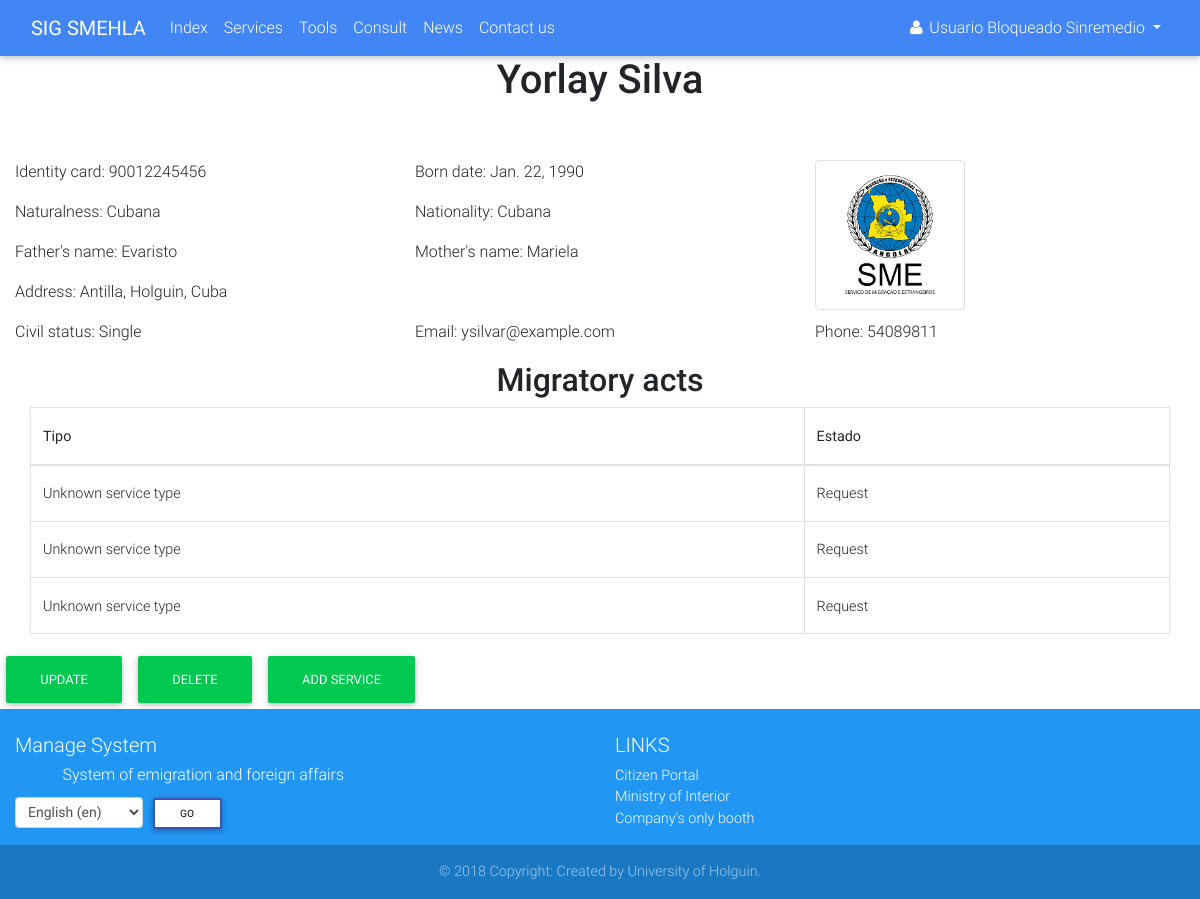
/client/5/detail/ (signed in), run on the app's committed database.
### accounts/models.py (models this page shows, shortened)
class Profile(AbstractUser):
    OCCUPATION_TYPE = (
        ('FAC', _('Functionary of Attention to Customer')),
        ('BAC', _('Boss of Attention to Customer')),
        ('BDAC', _('Boss of Departament of Attention to Customer')),
        ('DIR', _('Director')),
        ('ADMIN', _('Administrator')),
    )
    born_date = models.DateField(_('Born date'), blank=True, null=True, validators=[validate_born_date])
    occupation = models.CharField(_('Occupation'), max_length=5, choices=OCCUPATION_TYPE, default='FAC')
    REQUIRED_FIELDS = ['email', 'born_date']
    class Meta:
        verbose_name = _('Profile')
        verbose_name_plural = _('Profiles')
    def __str__(self):
        if self.first_name and self.last_name:
            return self.get_full_name()
        else:
            return self.username

### services/models.py (models this page shows, shortened)
class Client(models.Model):
    CIVIL_STATUS = (
        ('S', _('Single')),
        ('E', _('Engaged')),
        ('M', _('Married')),
        ('W', _('Widower')),
    )
    def upload_file(self, filename):
        ext = filename.split('.')[-1]
        return 'clients/{}.{}'.format(self.ci, ext)
    def upload_image(self, filename):
        ext = filename.split('.')[-1]
        return 'clients/picture/{}.{}'.format(self.first_name, ext)
    ci = models.CharField(_('Identity card'), max_length=13, unique=True)
    picture = models.ImageField(_('Picture'), upload_to=upload_image, null=True, blank=True)
    first_name = models.CharField(_('First name'), max_length=30)
    last_name = models.CharField(_('Last name'), max_length=150)
    born_date = models.DateField(_('Born date'), validators=[validators.validate_born_date])
    civil_status = models.CharField(_('Civil status'), choices=CIVIL_STATUS, max_length=1)
    naturalness = models.CharField(_("Naturalness"), max_length=30)
    nationality = models.CharField(_('Nationality'), max_length=30)
    father = models.CharField(_('Father name'), max_length=200)
    mother = models.CharField(_('Mother name'), max_length=200)
    address = models.TextField(_('Address'))
    email = models.EmailField(_('Email'))
    phone = models.PositiveIntegerField(_('Phone number'))
    data_attachment = models.FileField(_('Data attachment'), upload_to=upload_file, null=True, blank=True)
    def get_full_name(self):
        full_name = '%s %s' % (self.first_name, self.last_name)
        return full_name.strip()
    class Meta:
        verbose_name = _('Client')
        verbose_name_plural = _('Clients')

class Service(models.Model):
    SERVICE_STATUS = (
        ('1', _('Request')),
        ('2', _('Invoicing')),
        ('3', _('Revision')),
        ('4', _('Authenticating')),
        ('5', _('Deliver')),
    )
    SERVICE_TYPE = {
        'None': _('Unknown service type'),
        'visa': _('Visa'),
        'passport': _('Passport'),
    }
    client = models.ForeignKey(verbose_name=_('Client'), to=Client, on_delete=models.CASCADE)
    status = models.CharField(_('Status'), max_length=1, choices=SERVICE_STATUS, default='1')
    service_type = None
    def get_service_type(self):
        if self.service_type:
            return self.SERVICE_TYPE[self.service_type]
        else:
            return self.SERVICE_TYPE['None']

### services/views.py (the view)
# urls.py: path('client/<int:pk>/detail/', views.ClientDetailView.as_view(), name='client_detail'),
class ClientDetailView(mixins.LoginRequiredMixin, generic.DetailView):
    model = models.Client

### services/templates/services/client_detail.html (shortened to what this page needs)
{% extends 'navbar.html' %}
{% load i18n %}
{% load static %}
{% block main %}
    <div class="container-fluid">
        <div class="row">
            <div class="col-lg-12 mb-5">
                <h1 class="h1 text-center">{{ client.get_full_name }}</h1>
            </div>
        </div>
        <div class="row">
            <div class="col-lg-8">
                <div class="row">
                    <div class="col-lg-6">
                        <p>{% trans 'Identity card' %}: {{ client.ci }}</p>
                    </div>
                    <div class="col-lg-6">
                        <p>{% trans 'Born date' %}: {{ client.born_date }}</p>
                    </div>
                </div>
                <div class="row">
                    <div class="col-lg-6">
                        <p>{% trans 'Naturalness' %}: {{ client.naturalness }}</p>
                    </div>
                    <div class="col-lg-6">
                        <p>{% trans 'Nationality' %}: {{ client.nationality }}</p>
                    </div>
                </div>
                <div class="row">
                    <div class="col-lg-6">
                        <p>{% trans "Father's name" %}: {{ client.father }}</p>
                    </div>
                    <div class="col-lg-6">
                        <p>{% trans "Mother's name" %}: {{ client.mother }}</p>
                    </div>
                </div>
                <div class="row">
                    <div class="col-lg-12">
                        <p>{% trans 'Address' %}: {{ client.address }}</p>
                    </div>
                </div>
            </div>
            <div class="col-lg-4">
                {% if client.picture %}
                    <img src="{{ client.picture.url }}" alt="{{ client.first_name }}" width="150em" height="150em"
                         class="img-thumbnail">
                {% else %}
                    <img src="{% static 'accounts/img/favicon.png' %}" alt="{{ client.first_name }}" width="150em"
                         height="150em" class="img-thumbnail right">
                {% endif %}
            </div>
        </div>
        <div class="row">
            <div class="col-lg-4">
                <p>{% trans 'Civil status' %}: {{ client.get_civil_status_display }}</p>
            </div>
            <div class="col-lg-4">
                <p>{% trans 'Email' %}: {{ client.email }}</p>
            </div>
            <div class="col-lg-4">
                <p>{% trans 'Phone' %}: {{ client.phone }}</p>
            </div>
        </div>
        <div class="row">
            <div class="col-lg-12">
            </div>
        </div>
        <div class="row">
            <div class="col-12">
                <h2 class="h2 text-center">{% trans 'Migratory acts' %}</h2>
            </div>
        </div>
        <div class="container">
            <div class="row">
                <table class="table table-bordered table-hover">
                    <thead>
                    <tr>
                        <th>Tipo</th>
                        <th>Estado</th>
                    </tr>
                    </thead>
                    <tbody>
                    {% for service in client.service_set.all %}
                        <tr>
                            <td>{{ service.get_service_type }}</td>
                            <td>{{ service.get_status_display }}</td>
                        </tr>
                    {% empty %}
                        <tr>
                            <td colspan="2"
                                class="text-muted text-center">{% trans 'No requested services found' %}</td>
                        </tr>
                    {% endfor %}
                    </tbody>
                </table>
            </div>
        </div>
        <div class="row">
            <div class="">
                <a href="{% url 'services:client_update' client.pk %}" class="btn btn-success">{% trans 'Update' %}</a>
                <a href="{% url 'services:client_delete' client.pk %}" class="btn btn-success">{% trans 'Delete' %}</a>
                <a href="#" class="btn btn-success" data-toggle="modal"
                   data-target="#add-service">{% trans 'Add service' %}</a>
            </div>
        </div>
    </div>
{% endblock %}

### accounts/templates/navbar.html (shortened to what this page needs)
{% extends 'base.html' %}
{% load static %}
{% load i18n %}
{% block styles %}
    <link rel="stylesheet" href="{% static 'accounts/css/navbar.css' %}">
{% endblock %}
{% block content %}
    <header>
        <nav class="navbar navbar-expand-lg navbar-dark primary-color">
            <div class="container-fluid">
                <a href="{% url 'services:index' %}" class="navbar-brand">
                    <strong>SIG SMEHLA</strong>
                </a>
                <div class="collapse navbar-collapse" id="navbar">
                    <ul class="navbar-nav mr-auto">
                        <li class="nav-item" id="init">
                            <a href="{% url 'services:index' %}" class="nav-link">{% trans 'Index' %}
                                </a>
                        </li>
                        <li class="nav-item" id="services">
                            <a href="{% url 'services:services' %}" class="nav-link">{% trans 'Services' %}</a>
                        </li>
                        {% if user.is_authenticated %}
                            <li class="nav-item" id="tools">
                                <a href="{% url 'services:tools' %}" class="nav-link">{% trans 'Tools' %}</a>
                            </li>
                        {% endif %}
                        <li class="nav-item" id="status">
                            <a href="{% url 'services:status' %}" class="nav-link">{% trans 'Consult' %}</a>
                        </li>
                        <li class="nav-item" id="news">
                            <a href="{% url 'news:list' %}" class="nav-link">{% trans 'News' %}</a>
                        </li>
                        <li class="nav-item">
                            <a href="#" class="nav-link" data-toggle="modal"
                               data-target="#contact">{% trans 'Contact us' %}</a>
                        </li>
                    </ul>
                    <div class="form-inline">
                        <ul class="navbar-nav mr-auto">
                            <li class="nav-item">
                                {% if user.is_authenticated %}
                                    <div class="dropdown">
                                        <a href="#" id="test" class="nav-link waves-effect waves-light dropdown-toggle"
                                           data-toggle="dropdown" aria-haspopup="true" aria-expanded="false">
                                            <i class="fa fa-user"></i>
                                            <span class="clearfix d-none d-sm-inline-block">{{ user }}</span>
                                        </a>
                                    </div>
                                {% else %}
                                    <a href="{% url 'accounts:login' %}" class="nav-link">
                                        <i class="fa fa-sign-in"></i>
                                    </a>
                                {% endif %}
                            </li>
                        </ul>
                    </div>
                </div>
            </div>
        </nav>
    </header>
    <main>
        {% block main %}
        {% endblock %}
    </main>
    <footer class="page-footer font-small blue pt-4">
        <div class="container-fluid text-center text-md-left">
            <div class="row">
                <div class="col-md-6 mt-md-0 mt-3">
                    <h5>{% trans 'Manage System' %}</h5>
                    <h6 class="offset-1">{% trans 'System of emigration and foreign affairs' %}</h6>
                    <form action="{% url 'set_language' %}" method="post">{% csrf_token %}
                        <label>
                            <select name="language" class="form-control form-control-sm" id="languages">
                                {% get_available_languages as LANGUAGES %}
                                {% get_language_info_list for LANGUAGES as languages %}
                                {% get_current_language as LANGUAGE_CODE %}
                                {% for language in languages %}
                                    <option value="{{ language.code }}"{% if language.code == LANGUAGE_CODE %}
                                            selected{% endif %}>
                                        {{ language.name_local }} ({{ language.code }})
                                    </option>
                                {% endfor %}
                            </select>
                        </label>
                        <input type="submit" value="{% trans 'Go' %}" class="btn btn-outline-indigo btn-white btn-sm">
                    </form>
                </div>
                <div class="col-md-3 mb-md-0 mb-3">
                    <h5 class="text-uppercase">{% trans 'Links' %}</h5>
                    <ul class="list-unstyled">
                        <li>
                            <a href="http://www.cidadao.gov.ao" target="_blank">{% trans 'Citizen Portal' %}</a>
                        </li>
                        <li>
                            <a href="http://www.minint.gov.ao" target="_blank">{% trans 'Ministry of Interior' %}</a>
                        </li>
                        <li>
                            <a href="http://gue.minjus-ao.com" target="_blank">{% trans "Company's only booth" %}</a>
                        </li>
                    </ul>
                </div>
            </div>
        </div>
        <div class="footer-copyright text-center py-3">
            &copy; 2018 {% trans 'Copyright: Created by University of Holguin' %}.
        </div>
    </footer>
{% endblock %}

### accounts/static/accounts/css/navbar.css (style rules this page uses)
body { display: flex; min-height: 100vh; flex-direction: column; }
main { flex: 1 0 auto; }

### data on the page
Profile: first_name+last_name "Usuario Bloqueado Sinremedio"
Client: get_full_name "Yorlay Silva", ci "90012245456", born_date "Jan. 22, 1990", naturalness "Cubana", nationality "Cubana", father "Evaristo", mother "Mariela", address "Antilla, Holguin, Cuba", civil_status "Single", email "ysilvar@example.com", phone "54089811"
Service: get_service_type "Unknown service type", status "Request"
Service: get_service_type "Unknown service type", status "Request"
Service: get_service_type "Unknown service type", status "Request"

### other printed values
form field language "English (en)"
